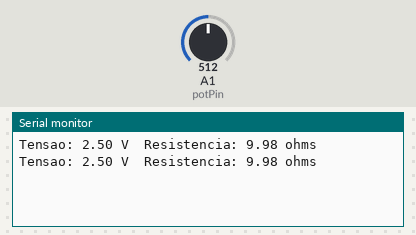
The sketch below on a simulated Arduino Uno, built with avr-gcc and run on an emulated ATmega328P. Parts: the last lines printed to the serial monitor. The inputs (shaded band) are chosen by the test bench; at power-on: A1 (potPin) = 512.

Above: at 1.8 s.
1.9 s: A1 (potPin) set to 0
At 2.8 s:
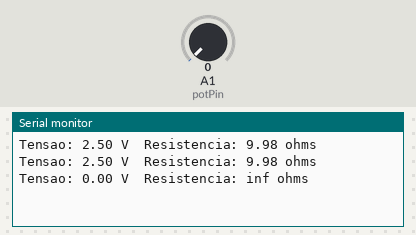
4.5 s: A1 (potPin) set to 122
At 5.7 s:
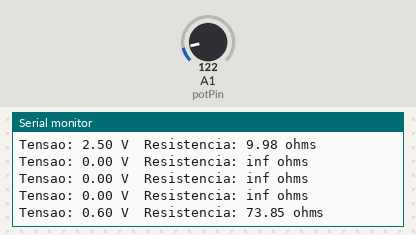

The sketch:

16_D__ShowVoltageAndResistance_.ino
```cpp
// 16º Projeto (d): Potenciômetro (mostra de tensão e resistência)
// Gabriel Sassati da Costa

const int potPin = A1;

void setup(){
  Serial.begin(9600);
}

void loop() {
  /*
  Lê o valor analógico vindo do pino A1 (onde o potenciômetro está ligado).
  Esse valor varia de 0 a 1023, representando um faixa de tensão entre
  - 0 significa que o potenciômetro está no ponto de menor tensão (0V)
  - 1023 siginifica que está no ponto de maior tensão (5V)

  */
  int sensorValue = analogRead(potPin);

  /*
  Converte o valor lido (0 a 1023) para o valor real de tensão
  O arduino mede em passos - como se dividisse 5V em 1024 partes iguais
  Multiplicamos o valor lido por 5.0 (a tensão total) e dividimos por 1023.0
  para descobrir quanto isso representa em volts
  Exemplo: se ler 512 -> 512 * (5.0/1023.0) ~ 2,5V
  */
  float voltage = sensorValue * (5.0/1023.0);

  /*
  Calcula a resistência equivalente do potenciômetro.
  A fórmula vem da lei de Ohm (V = R * I), rearranjada conforme o circuito
  Aqui consideramos que há um resistor fixo de 10 quilohm no circuito e o
  potenciômetro está formando um divisor de tensão com ele.
  O cálculo ((5.0 * 10.0) / voltage - 10.0) usa a tensão medida para estimar
  quanto de resistência o potenciômetro está oferecendo naquele ponto.
  Subtrair 10.0 serve para compensar o resistor fixo (o resistor fixo de 10
  quiloohm é um componente real ligado no circuito) e obter só o valor do
  potenciômetro
  */
  float resistance = ((5.0 * 10.0) / voltage - 10.0);

  Serial.print("Tensao: ");
  Serial.print(voltage, 2);
  Serial.print(" V");
  Serial.print("\t"); // Tabulação horizontal (equivalente a apertar tab)
  Serial.print("Resistencia: ");
  Serial.print(resistance, 2);
  Serial.print(" ohms");
  Serial.println();
  delay(1000);
}
```

Measured:
- after the input at 1.9 s, the serial monitor: prints a new line after 0.10 s (image 1)
- after the input at 4.5 s, the serial monitor: prints a new line after 0.51 s (image 2)
